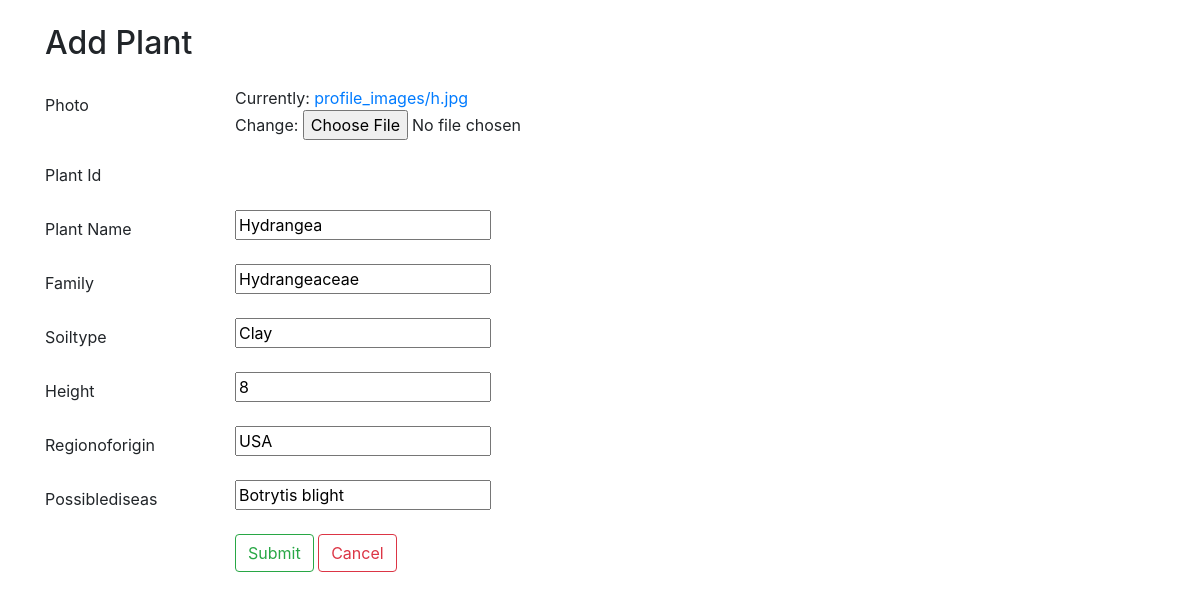
Screenshot of /edit/1 with the database file from the repository.
### plantapp/models.py (models this page shows, shortened)
class Plant(models.Model):
    profile=models.ImageField(upload_to='profile_images/',null=True)
    pid=models.AutoField(primary_key=True)
    pname=models.CharField(max_length=50)
    pfamily=models.CharField(max_length=50,null=True)
    psoiltype=models.CharField(max_length=50,null=True)
    pheight=models.IntegerField()
    pror=models.CharField(max_length=50,null=True)
    possiblediseases=models.CharField(max_length=200)

### plantapp/views.py (the view)
# urls.py: path('edit/<int:pk>',views.editplant,name='editplant')
def editplant(request,pk):
    p1=get_object_or_404(Plant,pk=pk)
    if(request.method == 'POST'):
        form=Plantform(request.POST,instance=p1)
        if(form.is_valid):
            book1=form.save()
            return redirect(viewplant)
    else:
        form=Plantform(instance=p1)
        return render(request,'addplant.html', {'form':form})

### plantapp/forms.py
class Plantform(forms.ModelForm):
    class Meta:
        model=Plant
        fields=['profile','pid','pname','pfamily','psoiltype','pheight','pror','possiblediseases']

### plantapp/templates/addplant.html (shortened to what this page needs)
<!DOCTYPE html>
<html lang="en">
<head>
    <link rel="stylesheet" href="https://cdn.jsdelivr.net/npm/bootstrap@4.6.2/dist/css/bootstrap.min.css">
</head>
<body>
    <div class="container  mt-4">
        <h2 class="">Add Plant</h2>
        <form method="post" class="mt-4" enctype="multipart/form-data">
            <div class="form-group row">
                <label class="col-sm-2 col-form-label">Photo</label>
                <div class="col-sm-10">
                    {{ form.profile }}
                </div>
            </div>
            <div class="form-group row">
                <label class="col-sm-2 col-form-label">Plant Id</label>
                <div class="col-sm-10">
                </div>
            </div>
            <div class="form-group row">
                <label class="col-sm-2 col-form-label">Plant Name</label>
                <div class="col-sm-10">
                    {{ form.pname }}
                </div>
            </div>
            <div class="form-group row">
                <label class="col-sm-2 col-form-label">Family</label>
                <div class="col-sm-10">
                    {{ form.pfamily }}
                </div>
            </div>
            <div class="form-group row">
                <label class="col-sm-2 col-form-label">Soiltype</label>
                <div class="col-sm-10">
                    {{ form.psoiltype }}
                </div>
            </div>
            <div class="form-group row">
                <label class="col-sm-2 col-form-label">Height</label>
                <div class="col-sm-10">
                    {{ form.pheight }}
                </div>
            </div>
            <div class="form-group row">
                <label class="col-sm-2 col-form-label">Regionoforigin</label>
                <div class="col-sm-10">
                    {{ form.pror }}
                </div>
            </div>
            <div class="form-group row">
                <label class="col-sm-2 col-form-label">Possiblediseas</label>
                <div class="col-sm-10">
                    {{ form.possiblediseases }}
                </div>
            </div>
            <div class="form-group row">
                <div class="col-sm-10 offset-sm-2">
                    <button type="submit" class="btn btn-outline-success">Submit</button>
                    <a href="{% url 'viewplant' %}" class="btn btn-outline-danger">Cancel</a>
                </div>
            </div>
        </form>
    </div>
</body>
</html>

### rows the page displays
Plant: pname "Hydrangea", pfamily "Hydrangeaceae", psoiltype "Clay", pheight "8", pror "USA", possiblediseases "Botrytis blight"
